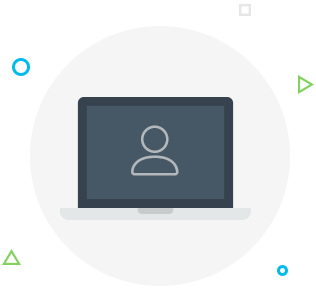
#> input picture Code/Phishing/Login/Generic/images/img-01.png, 316 x 289 px, given in place of images, which was not available
$ python generate_normal_map.py ../Phishing/Login/Generic/images out
#> lines starting #> are read from the running program, lines starting #| are printed output that depends on the picture; after the words box and inside, x2 and y2 are one past the last pixel; in counts of white or black regions, pixels touching at a corner belong together; pictures that were not available may be replaced by others from this repository, and a replacement may not be noted
#pip install pillow numpy

import argparse
from PIL import Image, ImageFilter
import numpy as np
import os

def generate_normal_map(texture_path, normal_map_path, strength=1.0, scale=1.0, blur_radius=1, side_by_side=False):
    # Load the texture image
#> called with texture_path = '../Phishing/Login/Generic/images', normal_map_path = 'out', strength = 1, scale = 1, blur_radius = 1, side_by_side = False
    img = Image.open(texture_path).convert('RGB')

    # Convert image to grayscale for normal map generation
    img_gray = img.convert('L')

    # Apply Gaussian smoothing to reduce noise
    img_gray = img_gray.filter(ImageFilter.GaussianBlur(blur_radius))
    img_array = np.array(img_gray, dtype=np.float32)

    # Calculate gradients using Sobel operator
    sobel_x = np.array([[-1, 0, 1], [-2, 0, 2], [-1, 0, 1]], dtype=np.float32)
    sobel_y = np.array([[1, 2, 1], [0, 0, 0], [-1, -2, -1]], dtype=np.float32)

    dx = np.zeros_like(img_array)
    dy = np.zeros_like(img_array)

    height, width = img_array.shape
#> height = 289; width = 316
    for y in range(1, height-1):
        for x in range(1, width-1):
            dx[y, x] = np.sum(img_array[y-1:y+2, x-1:x+2] * sobel_x)
            dy[y, x] = np.sum(img_array[y-1:y+2, x-1:x+2] * sobel_y)
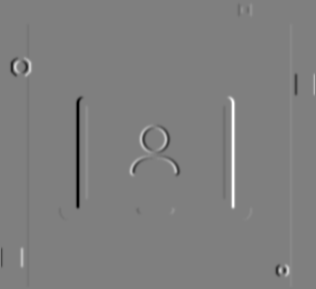
#> dx: shape (289, 316) float32; min -468, max 468, mean 0; drawn with min black and max white
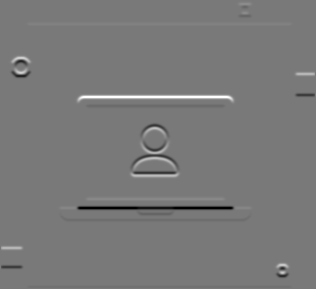
#> dy: shape (289, 316) float32; min -428, max 468, mean 0; drawn with min black and max white

    # Adjust gradients with strength and scale
    dx *= strength / 255.0 * scale
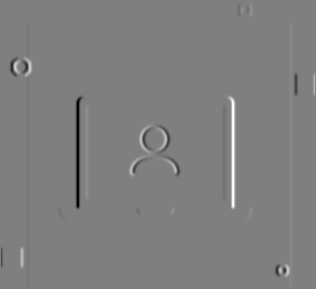
#> dx: shape (289, 316) float32; 9.68% of pixels changed, all inside (x1, y1, x2, y2) = (1, 1, 315, 288); drawn with min black and max white
    dy *= strength / 255.0 * scale
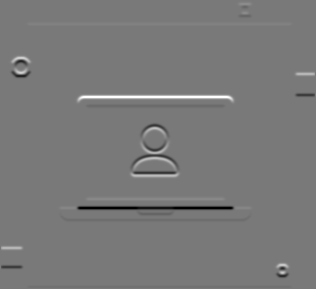
#> dy: shape (289, 316) float32; 12.19% of pixels changed, all inside (x1, y1, x2, y2) = (1, 1, 315, 288); drawn with min black and max white

    # Create the normal map
    normal_map = np.zeros((height, width, 3), dtype=np.float32)
    normal_map[:, :, 0] = dx
    normal_map[:, :, 1] = dy
#> normal_map: shape (289, 316, 3) float32; mean of channels 0, 1, 2 -2.99e-05, 0.00018, 0
    normal_map[:, :, 2] = 1.0
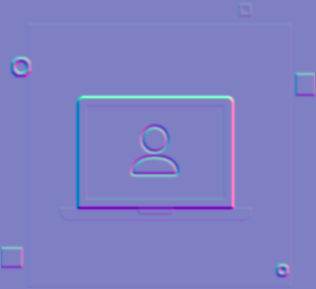
#> normal_map: shape (289, 316, 3) float32; mean of channels 0, 1, 2 -2.99e-05, 0.00018, 1; drawn with min black and max white

    # Normalize the normal map
    norm = np.sqrt(np.sum(normal_map ** 2, axis=2))
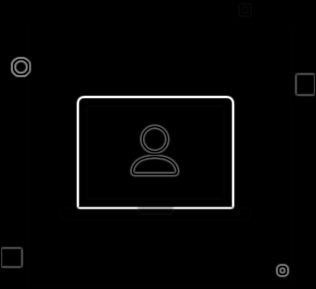
#> norm: shape (289, 316) float32; min 1, max 2.11, mean 1.02; drawn with min black and max white
    normal_map[:, :, 0] /= norm
    normal_map[:, :, 1] /= norm
    normal_map[:, :, 2] /= norm
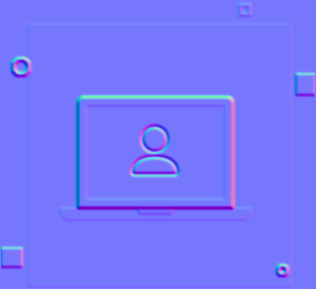
#> normal_map: shape (289, 316, 3) float32; mean of channels 0, 1, 2 -1.41e-06, -0.00059, 0.987; drawn with min black and max white

    # Convert to RGB values
    normal_map = (normal_map * 0.5 + 0.5) * 255.0
    normal_map = normal_map.astype(np.uint8)

    # Save the normal map as a PNG image
    normal_img = Image.fromarray(normal_map)

    if side_by_side:
        # Create a new image that is double the width of the original
        combined_img = Image.new('RGB', (width * 2, height))
        combined_img.paste(img, (0, 0))
        combined_img.paste(normal_img, (width, 0))
        combined_img.save(normal_map_path)
    else:
        normal_img.save(normal_map_path)

def batch_process(input_dir, output_dir, strength, scale, blur_radius, side_by_side):
    if not os.path.exists(output_dir):
        os.makedirs(output_dir)

    for filename in os.listdir(input_dir):
        if filename.endswith(".png") or filename.endswith(".jpg"):
            input_path = os.path.join(input_dir, filename)
            output_path = os.path.join(output_dir, f"normal_{filename}")
            generate_normal_map(input_path, output_path, strength, scale, blur_radius, side_by_side)
            print(f"Processed {filename}")

def main():
    parser = argparse.ArgumentParser(description="Generate normal maps from texture images.")
    parser.add_argument("input", help="Input texture image or directory containing images")
    parser.add_argument("output", help="Output normal map image or directory for output images")
    parser.add_argument("--strength", type=float, default=1.0, help="Strength of the normal map")
    parser.add_argument("--scale", type=float, default=1.0, help="Scale of the normal map")
    parser.add_argument("--blur", type=float, default=1.0, help="Gaussian blur radius")
    parser.add_argument("--batch", action='store_true', help="Batch process all images in the input directory")
    parser.add_argument("-s", "--side_by_side", action='store_true', help="Generate a single output with original texture and normal map side by side")

    args = parser.parse_args()

    if args.batch:
        batch_process(args.input, args.output, args.strength, args.scale, args.blur, args.side_by_side)
    else:
        generate_normal_map(args.input, args.output, args.strength, args.scale, args.blur, args.side_by_side)

if __name__ == "__main__":
    main()
